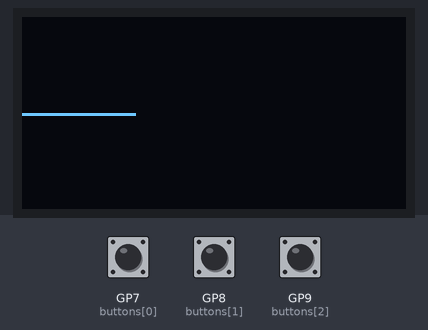
Bench run of a program on a simulated Raspberry Pi Pico running MicroPython. Parts: 128×64 one-colour display. The inputs (shaded band) are chosen by the test bench; at power-on: GP7 (buttons[0]) HIGH, GP9 (buttons[2]) HIGH, GP8 (buttons[1]) HIGH. The interpreter's speed is modelled, so counts of loop turns are approximate.

Above: at 1.2 s.
1.3 s: GP7 (buttons[0]) pulled LOW for 0.15 s
At 1.7 s:
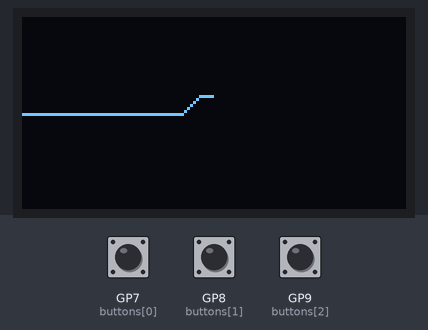
2.0 s: GP9 (buttons[2]) pulled LOW for 3.2 s
At 2.32 s:
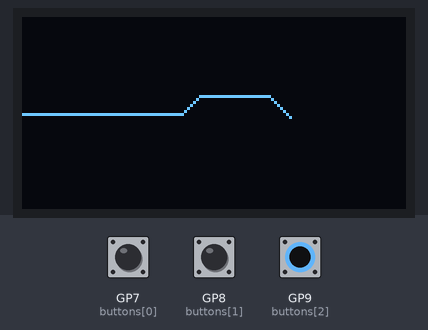
5.8 s: GP8 (buttons[1]) pulled LOW for 0.15 s
6.5 s: GP7 (buttons[0]) pulled LOW for 1 s
At 6.93 s:
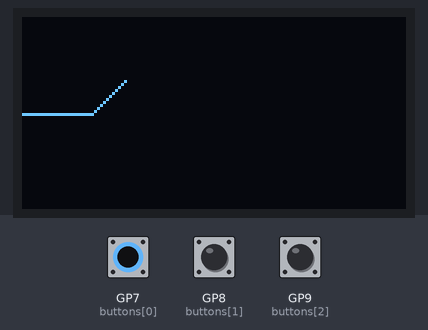
8.1 s: GP8 (buttons[1]) pulled LOW for 1 s
At 8.9 s:
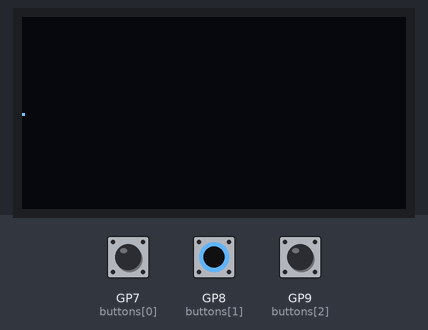
9.7 s: GP9 (buttons[2]) pulled LOW for 0.15 s
At 10.27 s:
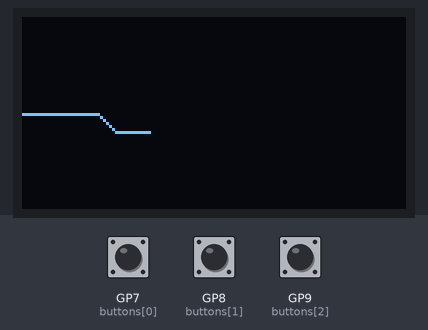
Timing chart, 0 to 11.4 s (numbered marks = the images above; inputs shaded):
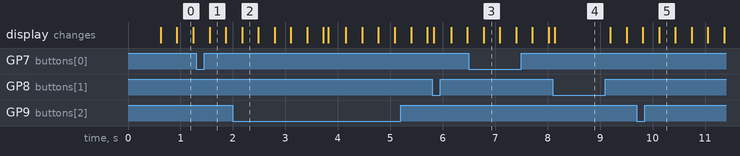

The program:

DrawPixels.py
```python
from machine import Pin, I2C
from ssd1306 import SSD1306_I2C

sda_pin = 14
scl_pin = 15

i2c = I2C(1, scl=Pin(scl_pin), sda=Pin(sda_pin))
oled = SSD1306_I2C(128, 64, i2c) # OLED screen as a display

buttons = [Pin(pin, Pin.IN, Pin.PULL_UP) for pin in [7, 8, 9]] #determine pins on the board


x = 0
y = oled.height // 2 # start from the middle of the screen based on the y-axis

def draw(): # function to draw pixels
    oled.pixel(x, y, 1)
    oled.show()

while True:
    button_up = buttons[0].value()
    button_down = buttons[2].value()
    button_reset = buttons[1].value()

    if button_up == 0:
        y = max(0, y - 1)
    if button_reset == 0: # reset the screen and pixels drawn
        oled.fill(0)
        x = 0
        y = oled.height // 2
    if button_down == 0: # draw downwards on the screen
        y = min(oled.height -1, y + 1)

    draw()
    x += 1
    if x >= oled.width:  # when the exceeding the x-axis limit of the screen, return to the mirrored side = sketch loops back
        x = 0
        if y == oled.height - 1:
            y = 0
```
